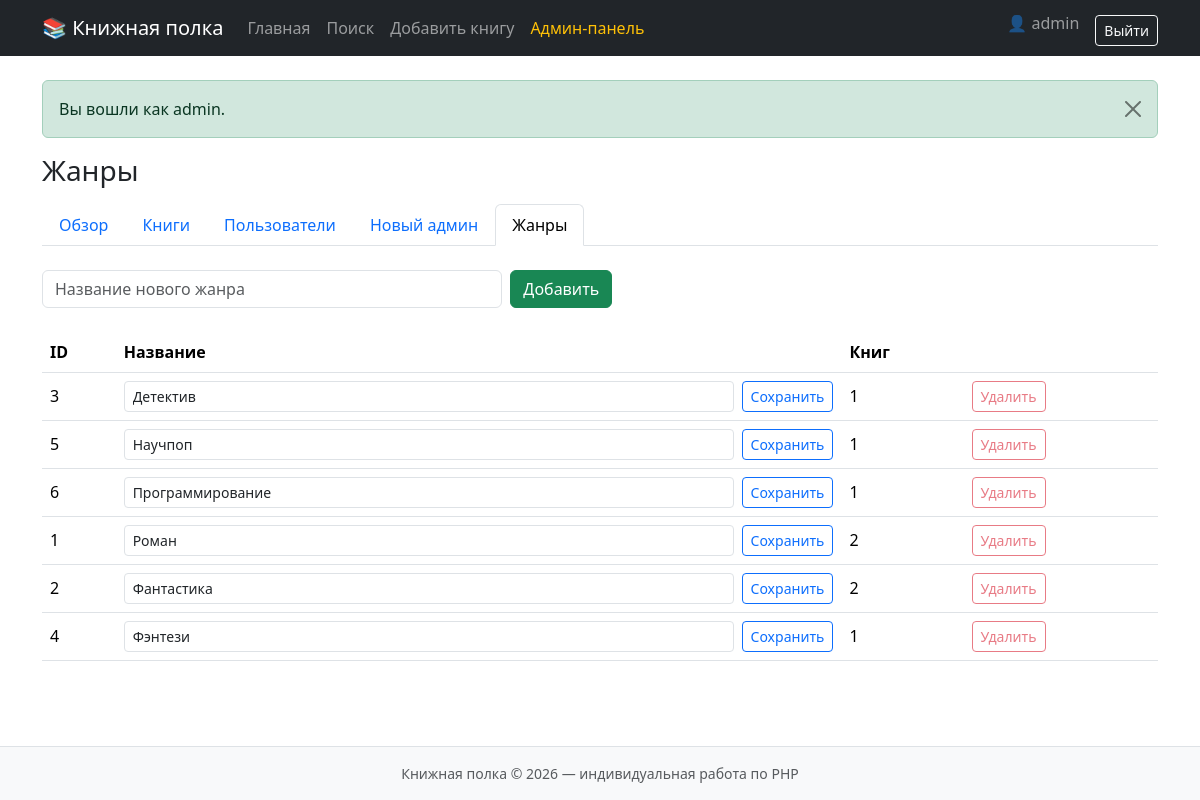
Page /index.php?page=admin_genres (signed in) on the committed database.
### tables this page shows
CREATE TABLE users (
    id            INT AUTO_INCREMENT PRIMARY KEY,
    username      VARCHAR(30)  NOT NULL UNIQUE,
    email         VARCHAR(100) NOT NULL UNIQUE,
    password_hash VARCHAR(255) NOT NULL,
    role          ENUM('user', 'admin') NOT NULL DEFAULT 'user',
    created_at    DATETIME NOT NULL DEFAULT CURRENT_TIMESTAMP
);

CREATE TABLE genres (
    id   INT AUTO_INCREMENT PRIMARY KEY,
    name VARCHAR(50) NOT NULL UNIQUE
);

### app/core/Controller.php (called while the page is built, shortened)
<?php
abstract class Controller
{
    protected function render(string $view, array $data = []): void
    {
        extract($data);
        require ROOT . '/app/views/layout/header.php';
        require ROOT . "/app/views/$view.php";
        require ROOT . '/app/views/layout/footer.php';
    }
}

### app/controllers/AdminController.php (called while the page is built, shortened)
<?php
class AdminController extends Controller
{
    public function __construct()
    {
        Auth::requireAdmin();
    }
    public function genres(): void
    {
        $genreModel = new Genre();
        $error = '';
        $this->render('admin/genres', [
            'title'  => 'Жанры',
            'genres' => $genreModel->allWithBookCount(),
            'error'  => $error,
        ]);
    }
}

### public/index.php (called while the page is built, shortened)
<?php
require ROOT . '/app/core/helpers.php';
spl_autoload_register(function (string $className) {
    foreach (['core', 'controllers', 'models'] as $folder) {
        $file = ROOT . "/app/$folder/$className.php";
        if (file_exists($file)) {
            return;
        }
    }
});
$routes = require ROOT . '/config/routes.php';
$page = $_GET['page'] ?? 'home';
[$controllerName, $methodName] = $routes[$page];
$controller = new $controllerName();
$controller->$methodName();

### app/core/helpers.php (called while the page is built, shortened)
<?php
function e($value): string
{
    return htmlspecialchars((string)$value, ENT_QUOTES, 'UTF-8');
}
function url(string $page, array $params = []): string
{
    return 'index.php?' . http_build_query(array_merge(['page' => $page], $params));
}
function get_flash(): ?array
{
    $flash = $_SESSION['flash'] ?? null;
    return $flash;
}

### app/core/Auth.php (called while the page is built, shortened)
<?php
class Auth
{
    private static ?array $currentUser = null;
    public static function user(): ?array
    {
        if (self::$currentUser === null) {
            $user = (new User())->findById((int)$_SESSION['user_id']);
            self::$currentUser = $user;
        }
        return self::$currentUser;
    }
    public static function check(): bool
    {
        return self::user() !== null;
    }
    public static function requireLogin(): void
    {
        if (!self::check()) {
            set_flash('warning', 'Чтобы открыть эту страницу, войдите в систему.');
            redirect('login');
        }
    }
    public static function requireAdmin(): void
    {
        self::requireLogin();
    }
}

### app/core/Model.php (called while the page is built, shortened)
<?php
abstract class Model
{
    public function __construct()
    {
        $this->db = Database::connect();
    }
}

### app/core/Database.php (called while the page is built)
<?php
class Database
{
    private static ?PDO $connection = null;
    public static function connect(): PDO
    {
        if (self::$connection === null) {
            $dsn = 'mysql:host=' . DB_HOST . ';dbname=' . DB_NAME . ';charset=utf8mb4';
            self::$connection = new PDO($dsn, DB_USER, DB_PASS, [
                PDO::ATTR_ERRMODE            => PDO::ERRMODE_EXCEPTION,
                PDO::ATTR_DEFAULT_FETCH_MODE => PDO::FETCH_ASSOC,
                PDO::ATTR_EMULATE_PREPARES   => false,
            ]);
        }
        return self::$connection;
    }
}

### app/models/User.php (called while the page is built, shortened)
<?php
class User extends Model
{
    public function findById(int $id): ?array
    {
        $stmt = $this->db->prepare('SELECT * FROM users WHERE id = ?');
        $stmt->execute([$id]);
        return $stmt->fetch() ?: null;
    }
}

### app/models/Genre.php (called while the page is built, shortened)
<?php
class Genre extends Model
{
    public function allWithBookCount(): array
    {
        return $this->db->query(
            'SELECT g.id, g.name, COUNT(b.id) AS books_count
             FROM genres g
             LEFT JOIN books b ON b.genre_id = g.id
             GROUP BY g.id
             ORDER BY g.name'
        )->fetchAll();
    }
}

### app/views/admin/genres.php (the view, shortened to what this page needs)
<h1 class="h3 mb-3">Жанры</h1>
<?php require __DIR__ . '/_menu.php'; ?>
<form action="<?= url('admin_genres') ?>" method="post" class="row g-2 mb-4 needs-validation" novalidate>
    <div class="col-md-5">
        <input type="text" name="name" class="form-control<?= $error ? ' is-invalid' : '' ?>"
               placeholder="Название нового жанра" required maxlength="50">
    </div>
    <div class="col-auto">
        <button type="submit" class="btn btn-success">Добавить</button>
    </div>
</form>
<table class="table align-middle">
    <thead>
    <tr><th>ID</th><th>Название</th><th>Книг</th><th></th></tr>
    </thead>
    <tbody>
    <?php foreach ($genres as $genre): ?>
        <tr>
            <td><?= $genre['id'] ?></td>
            <td>
                <form action="<?= url('admin_genre_update') ?>" method="post" class="d-flex gap-2">
                    <input type="text" name="name" value="<?= e($genre['name']) ?>"
                           class="form-control form-control-sm" required maxlength="50">
                    <button type="submit" class="btn btn-sm btn-outline-primary">Сохранить</button>
                </form>
            </td>
            <td><?= $genre['books_count'] ?></td>
            <td>
                <form action="<?= url('admin_genre_delete') ?>" method="post"
                      onsubmit="return confirm('Удалить жанр?');">
                    <button type="submit" class="btn btn-sm btn-outline-danger"
                        <?= $genre['books_count'] > 0 ? 'disabled title="В жанре есть книги"' : '' ?>>Удалить</button>
                </form>
            </td>
        </tr>
    <?php endforeach; ?>
    </tbody>
</table>

### app/views/layout/header.php (shortened to what this page needs)
<?php
$currentUser = Auth::user();
$flash = get_flash();
?>
<!DOCTYPE html>
<html lang="ru">
<head>
    <link href="https://cdn.jsdelivr.net/npm/bootstrap@5.3.3/dist/css/bootstrap.min.css" rel="stylesheet">
    <link href="css/style.css" rel="stylesheet">
</head>
<body class="d-flex flex-column min-vh-100">
<nav class="navbar navbar-expand-lg navbar-dark bg-dark">
    <div class="container">
        <a class="navbar-brand" href="<?= url('home') ?>">📚 Книжная полка</a>
        <div class="collapse navbar-collapse" id="mainMenu">
            <ul class="navbar-nav me-auto">
                <li class="nav-item"><a class="nav-link" href="<?= url('home') ?>">Главная</a></li>
                <li class="nav-item"><a class="nav-link" href="<?= url('search') ?>">Поиск</a></li>
                <?php if ($currentUser): ?>
                    <li class="nav-item"><a class="nav-link" href="<?= url('book_create') ?>">Добавить книгу</a></li>
                <?php endif; ?>
                <?php if ($currentUser && $currentUser['role'] === 'admin'): ?>
                    <li class="nav-item"><a class="nav-link text-warning" href="<?= url('admin') ?>">Админ-панель</a></li>
                <?php endif; ?>
            </ul>
            <ul class="navbar-nav">
                <?php if ($currentUser): ?>
                    <li class="nav-item">
                        <span class="navbar-text me-3">👤 <?= e($currentUser['username']) ?></span>
                    </li>
                    <li class="nav-item">
                        <form action="<?= url('logout') ?>" method="post" class="d-inline">
                            <button type="submit" class="btn btn-outline-light btn-sm mt-1">Выйти</button>
                        </form>
                    </li>
                <?php else: ?>
                    <li class="nav-item"><a class="nav-link" href="<?= url('login') ?>">Вход</a></li>
                    <li class="nav-item"><a class="nav-link" href="<?= url('register') ?>">Регистрация</a></li>
                <?php endif; ?>
            </ul>
        </div>
    </div>
</nav>
<main class="container my-4 flex-grow-1">
    <?php if ($flash): ?>
        <div class="alert alert-<?= e($flash['type']) ?> alert-dismissible fade show">
            <?= e($flash['message']) ?>
            <button type="button" class="btn-close" data-bs-dismiss="alert"></button>
        </div>
    <?php endif; ?>

### rows in the picture
users: username "admin"
genres: id "3", name "Детектив", books_count "1"
genres: id "5", name "Научпоп", books_count "1"
genres: id "6", name "Программирование", books_count "1"
genres: id "1", name "Роман", books_count "2"
genres: id "2", name "Фантастика", books_count "2"
genres: id "4", name "Фэнтези", books_count "1"

### other values in the picture
$flash['message'] "Вы вошли как admin."
$label "Обзор"
$label "Книги"
$label "Пользователи"
$label "Новый админ"
$label "Жанры"
